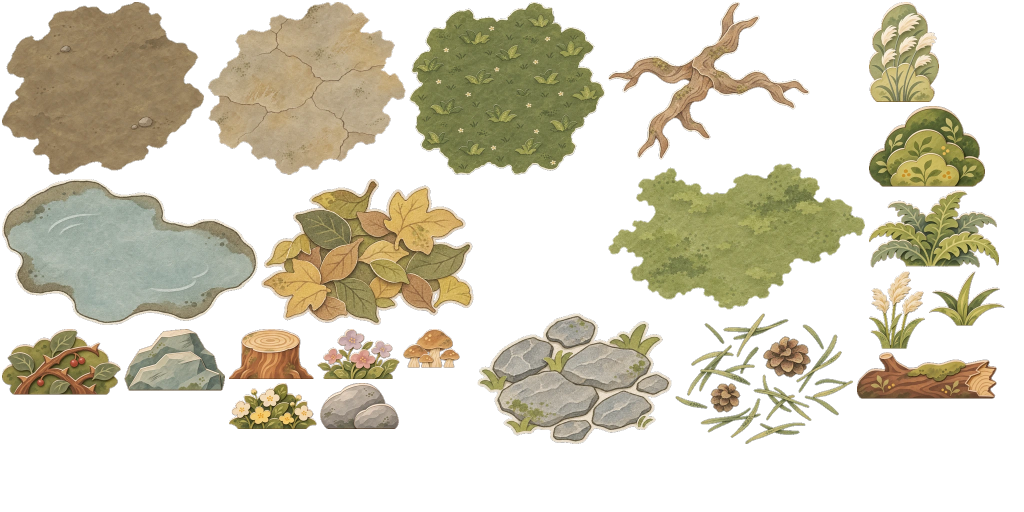
#> input picture content/base/art/region/region-detail.webp, 2048 x 1024 px (shown at 1/2 size); its folder holds only this picture in this run
$ python check_tile.py ../../content/base/art/region/region-detail.webp
#> lines starting #> are read from the running program, lines starting #| are printed output that depends on the picture
### tools/art/artlib.py
"""美术后处理工具链的共用函数（M3-WO3 §6）。

读写、颜色换算（sRGB / OKLab / OKLCh）、品红抠像、形态学、按距离场羽化、边缘颜色外扩、
预乘缩放、平铺接缝度量、清单读取、统一的报错格式。只依赖 numpy 与 Pillow。

约定：图像在内存里一律是 float32、形状 (H, W, C)、取值 0–1、直通（非预乘）alpha。
"""
from __future__ import annotations

import json
import sys
from pathlib import Path
from typing import Iterable

import numpy as np
from PIL import Image

ROOT = Path(__file__).resolve().parents[2]
DEFAULT_LIST = ROOT / "tools" / "art" / "region-assets.json"
RAW_DIR = ROOT / "art" / "region" / "raw"
WORK_DIR = ROOT / "art" / "region" / "work"
ART_ROOT = ROOT / "content" / "base" / "art"
IMG_EXTS = (".png", ".webp", ".jpg", ".jpeg")

# 后处理的硬性下限（与 M3-WO1 §2.6 一致）
MIN_FEATHER = 2.0
MIN_PADDING = 4


# ── 报错 ────────────────────────────────────────────────────────────────────

class Report:
    """收集每张图的问题；错误令退出码为 1，警告只打印。"""

    def __init__(self) -> None:
        self.items: list[tuple[str, str, str, str]] = []   # (级别, 文件, 规则, 说明)

    def error(self, file: str, rule: str, msg: str) -> None:
        self.items.append(("错误", file, rule, msg))

    def warn(self, file: str, rule: str, msg: str) -> None:
        self.items.append(("警告", file, rule, msg))

    def info(self, file: str, rule: str, msg: str) -> None:
        self.items.append(("信息", file, rule, msg))

    @property
    def errors(self) -> list[tuple[str, str, str, str]]:
        return [i for i in self.items if i[0] == "错误"]

    @property
    def ok(self) -> bool:
        return not self.errors

    def has(self, file: str, rule: str, level: str = "错误") -> bool:
        return any(i[0] == level and i[1] == file and i[2] == rule for i in self.items)

    def print(self, stream=None, quiet: bool = False) -> None:
        stream = stream or sys.stderr
        for level, file, rule, msg in self.items:
            if quiet and level == "信息":
                continue
            print(f"[{level}] {file}：{rule}——{msg}", file=stream)
        n_e = len(self.errors)
        n_w = sum(1 for i in self.items if i[0] == "警告")
        print(f"共 {n_e} 个错误、{n_w} 个警告", file=stream)

    def exit_code(self) -> int:
        return 0 if self.ok else 1


def rel(p: Path | str) -> str:
    p = Path(p)
    try:
        return str(p.resolve().relative_to(ROOT))
    except ValueError:
        return str(p)


# ── 读写 ────────────────────────────────────────────────────────────────────

def load_rgba(path: Path | str) -> np.ndarray:
    with Image.open(path) as im:
        im.load()
        if im.mode in ("I;16", "I;16B", "I"):
            im = im.point(lambda v: v / 256).convert("L")
        return np.asarray(im.convert("RGBA"), dtype=np.float32) / 255.0


def to_u8(arr: np.ndarray) -> np.ndarray:
    return np.clip(arr * 255.0 + 0.5, 0, 255).astype(np.uint8)


# [36 lines left out: functions save_image, find_image, load_list, write_json, not called in this run]


# ── 颜色 ────────────────────────────────────────────────────────────────────

def srgb_to_linear(c: np.ndarray) -> np.ndarray:
    return np.where(c <= 0.04045, c / 12.92, ((c + 0.055) / 1.055) ** 2.4)


def linear_to_srgb(c: np.ndarray) -> np.ndarray:
    c = np.clip(c, 0, None)
    return np.where(c <= 0.0031308, c * 12.92, 1.055 * np.power(c, 1 / 2.4) - 0.055)


def srgb_to_oklab(rgb: np.ndarray) -> np.ndarray:
    lin = srgb_to_linear(np.asarray(rgb, dtype=np.float64))
    r, g, b = lin[..., 0], lin[..., 1], lin[..., 2]
    l = np.cbrt(0.4122214708 * r + 0.5363325363 * g + 0.0514459929 * b)
    m = np.cbrt(0.2119034982 * r + 0.6806995451 * g + 0.1073969566 * b)
    s = np.cbrt(0.0883024619 * r + 0.2817188376 * g + 0.6299787005 * b)
    return np.stack([
        0.2104542553 * l + 0.7936177850 * m - 0.0040720468 * s,
        1.9779984951 * l - 2.4285922050 * m + 0.4505937099 * s,
        0.0259040371 * l + 0.7827717662 * m - 0.8086757660 * s,
    ], axis=-1)


def mean_oklch(rgb: np.ndarray, weight: np.ndarray | None = None) -> tuple[float, float, float]:
    """在 OKLab 里求平均，再换成 (L, C, h°)。weight 一般传 alpha。"""
    lab = srgb_to_oklab(rgb).reshape(-1, 3)
    if weight is not None:
        w = weight.reshape(-1).astype(np.float64)
        if w.sum() <= 0:
            return 0.0, 0.0, 0.0
        m = (lab * w[:, None]).sum(0) / w.sum()
    else:
        m = lab.mean(0)
    c = float(np.hypot(m[1], m[2]))
    h = float(np.degrees(np.arctan2(m[2], m[1])) % 360)
    return float(m[0]), c, h


def luminance(rgb: np.ndarray) -> np.ndarray:
    return rgb[..., 0] * 0.2126 + rgb[..., 1] * 0.7152 + rgb[..., 2] * 0.0722


# ── 形态学（布尔掩膜）────────────────────────────────────────────────────────

_N4 = ((-1, 0), (1, 0), (0, -1), (0, 1))
_N8 = _N4 + ((-1, -1), (-1, 1), (1, -1), (1, 1))


# [40 lines left out: functions shift, erode, dilate, label_components, not called in this run]


# ── 抠像 ────────────────────────────────────────────────────────────────────

MAGENTA = np.array([1.0, 0.0, 1.0], dtype=np.float32)


def border_ring(a: np.ndarray, width: int = 4) -> np.ndarray:
    return np.concatenate([a[:width].reshape(-1, *a.shape[2:]), a[-width:].reshape(-1, *a.shape[2:]),
                           a[:, :width].reshape(-1, *a.shape[2:]), a[:, -width:].reshape(-1, *a.shape[2:])])


# [173 lines left out: functions detect_background, key_magenta, signed_distance_band, feather_alpha, measure_feather, bleed and 4 more, not called in this run]


# ── 平铺度量 ────────────────────────────────────────────────────────────────

def seam_stats(img: np.ndarray, axis: str = "x", segments: int = 8, near: int = 8) -> dict[str, float]:
    """把图错位半幅拼接时，原来的边缘在中间相接；度量这条接缝两侧相邻像素的差，与图内部相邻像素差之比。

    axis='x' 查左右拼接（竖向接缝），'y' 查上下拼接。直接比较第一列与最后一列，等价于错位半幅后看中缝。
    参照值取「靠近两条边的 near 列内部的相邻差」（同一位置的局部细节量），并以全图平均相邻差的一半兜底，
    这样陡而连续的轮廓穿过接缝不会被误判，真正的断层仍然突出。
    返回 {'ratio': 整条缝的比值, 'segment': 分 segments 段后各段比值的最大值}。可平铺的图两者都接近 1。
    """
    a = img if axis == "x" else np.swapaxes(img, 0, 1)
    if a.ndim == 2:
        a = a[..., None]
    interior = np.abs(np.diff(a, axis=1)).sum(-1)             # (H, W-1)
    local = np.concatenate([interior[:, :near], interior[:, -near:]], axis=1).mean(1)   # (H,)
    seam = np.abs(a[:, 0] - a[:, -1]).sum(-1)                  # (H,)
    floor = max(0.5 * float(interior.mean()), 1e-4)
    ratio = float(seam.mean() / max(float(local.mean()), floor))
    seg_max = 0.0
    for idx in np.array_split(np.arange(a.shape[0]), segments):
        if len(idx) == 0:
            continue
        seg_max = max(seg_max, float(seam[idx].mean() / max(float(local[idx].mean()), floor)))
    return {"ratio": ratio, "segment": seg_max}


# [16 lines left out: function heal_tile, not called in this run]

### tools/art/check_tile.py
#!/usr/bin/env python3
"""平铺检查（M3-WO3 §6.3）：底纸、迷雾、道路条等需要无缝平铺的图。

度量：把图错位半幅拼接后，原来的边缘在中间相接；比较这条接缝两侧相邻像素的差与图内部相邻像素差的平均值。
可平铺的图比值接近 1；整条缝的比值 > --max-ratio 或任意一段 > --max-segment 即报错。
顺带输出平均色的 OKLCh；底纸彩度 C > --max-chroma 给警告（底纸要低饱和，季节染色叠在上面）。
另查明暗渐变与暗角（底纸要求无方向光，游戏会旋转它）。

用法：
    python3 tools/art/check_tile.py art/region/raw/terrain.ground.*.png
    python3 tools/art/check_tile.py --strip art/region/raw/region.road.png      # 只查左右拼接
    python3 tools/art/check_tile.py --preview /tmp/tiles art/region/raw/terrain.ground.lake.png   # 另存 3×3 平铺图与 64px 缩略图供目视
"""
from __future__ import annotations

import argparse
import sys
from pathlib import Path

import numpy as np

import artlib as al


def check(img: np.ndarray, name: str, rep: al.Report, *, strip: bool = False, max_ratio: float = 1.6,
          max_segment: float = 2.6, max_chroma: float | None = 0.10, max_gradient: float = 0.05) -> dict:
    """检查一张图，返回度量值；问题写进 rep。"""
    has_alpha = img.shape[2] == 4 and img[..., 3].min() < 0.99
    if has_alpha:
        a = img[..., 3:4]
        data = np.concatenate([img[..., :3] * a, a], axis=-1)     # 预乘后比较，透明区的颜色不算数
    else:
        data = img[..., :3]
    res: dict = {}
    for axis in (("x",) if strip else ("x", "y")):
        s = al.seam_stats(data, axis)
        res[axis] = s
        where = "左右" if axis == "x" else "上下"
        if s["ratio"] > max_ratio or s["segment"] > max_segment:
            rep.error(name, f"{where}平铺", f"接缝差 / 内部差 = {s['ratio']:.2f}（上限 {max_ratio}），"
                                         f"最差一段 {s['segment']:.2f}（上限 {max_segment}）；{where}两边拼起来会看到缝")
        else:
            rep.info(name, f"{where}平铺", f"接缝比 {s['ratio']:.2f}，最差一段 {s['segment']:.2f}")

    w = img[..., 3] if has_alpha else None
    L, C, h = al.mean_oklch(img[..., :3], w)
    res["oklch"] = (L, C, h)
    rep.info(name, "平均色", f"OKLCh L={L:.3f} C={C:.3f} h={h:.0f}°")
    if max_chroma is not None and C > max_chroma:
        rep.warn(name, "彩度", f"平均色彩度 C={C:.3f} > {max_chroma}；底纸应低饱和，季节色由运行时染色叠加")

    if not strip and not has_alpha:
        lab_L = al.srgb_to_oklab(img[..., :3])[..., 0]
        H, W = lab_L.shape
        lr = abs(lab_L[:, : W // 2].mean() - lab_L[:, W // 2:].mean())
        tb = abs(lab_L[: H // 2].mean() - lab_L[H // 2:].mean())
        ring = np.ones_like(lab_L, dtype=bool)
        ry, rx = H // 8, W // 8
        ring[ry:-ry, rx:-rx] = False
        vig = lab_L[~ring].mean() - lab_L[ring].mean()
        res["gradient"] = (lr, tb, vig)
        if max(lr, tb) > max_gradient:
            rep.warn(name, "明暗渐变", f"左右 / 上下两半的明度差 {lr:.3f} / {tb:.3f}（> {max_gradient}），疑似方向光或渐变；旋转使用时会穿帮")
        if vig > max_gradient:
            rep.warn(name, "暗角", f"中心比四周亮 {vig:.3f}，疑似暗角")
    return res


# [7 lines left out: function preview, not called in this run]


def main(argv: list[str] | None = None) -> int:
    ap = argparse.ArgumentParser(description=__doc__, formatter_class=argparse.RawDescriptionHelpFormatter)
    ap.add_argument("inputs", nargs="+", type=Path, help="图片文件或目录")
    ap.add_argument("--strip", action="store_true", help="横向长条：只查左右拼接，不查上下、不查渐变")
    ap.add_argument("--max-ratio", type=float, default=1.6, help="整条接缝的比值上限（默认 1.6）")
    ap.add_argument("--max-segment", type=float, default=2.6, help="接缝分 8 段后任一段的比值上限（默认 2.6）")
    ap.add_argument("--max-chroma", type=float, default=0.10, help="平均色彩度上限，超过给警告（默认 0.10）")
    ap.add_argument("--no-chroma", action="store_true", help="不查彩度（道路、遮罩等）")
    ap.add_argument("--max-gradient", type=float, default=0.05, help="明暗渐变 / 暗角的明度差上限（默认 0.05）")
    ap.add_argument("--preview", type=Path, help="把 3×3 平铺图与 64px 缩略图写到这个目录，供目视")
    ap.add_argument("--quiet", action="store_true", help="不打印「信息」级条目")
    args = ap.parse_args(argv)

    files: list[Path] = []
    for p in args.inputs:
        files += sorted(f for f in p.iterdir() if f.suffix.lower() in al.IMG_EXTS) if p.is_dir() else [p]
    rep = al.Report()
    for f in files:
        name = al.rel(f)
        if not f.exists():
            rep.error(name, "缺图", "文件不存在")
            continue
        img = al.load_rgba(f)
#> in load_rgba, im is the input picture: PIL image 2048x1024 RGBA; mean R, G, B, A 120.2, 111.2, 82.4, 105.3
        check(img, name, rep, strip=args.strip, max_ratio=args.max_ratio, max_segment=args.max_segment,
              max_chroma=None if args.no_chroma else args.max_chroma, max_gradient=args.max_gradient)
#> in check, `has_alpha = img.shape[2] == 4 and img[..., 3].min() < 0.99`: has_alpha = True
#> the loop in check, `for axis in (("x",) if strip else ("x", "y")):` made 2 passes
#> (floor in seam_stats, ratio in seam_stats, s) on passes 1 to 2: (0.0278, 0, {'ratio': 0, 'segment': 0}), (0.0348, 0, {'ratio': 0, 'segment': 0})
#> pass 1, in seam_stats, `interior = np.abs(np.diff(a, axis=1)).sum(-1)`:
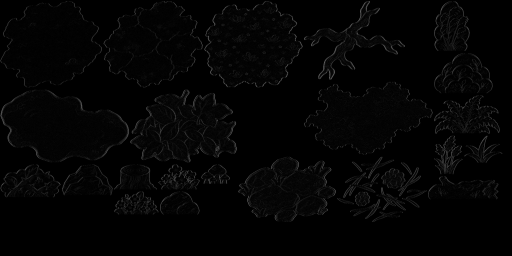
#> interior: shape (1024, 2047) float32 (shown at 1/4 size); min 0, max 3.58, mean 0.0556; drawn with min black and max white
#> pass 2, in seam_stats (call 2), `interior = np.abs(np.diff(a, axis=1)).sum(-1)`:
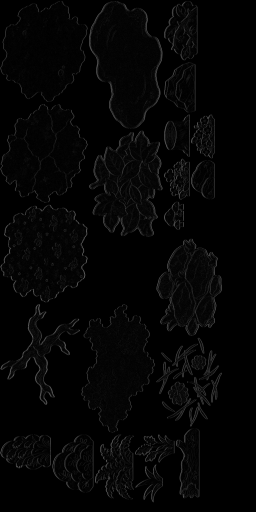
#> interior: shape (2048, 1023) float32 (shown at 1/4 size); min 0, max 3.66, mean 0.0695; drawn with min black and max white
#> after the loop in check, `for axis in (("x",) if strip else ("x", "y")):`: res = 2 items
#> in srgb_to_oklab, `r, g, b = lin[..., 0], lin[..., 1], lin[..., 2]`:
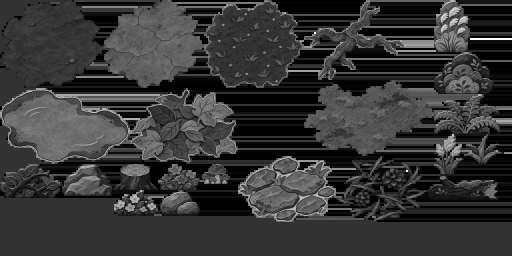
#> g: shape (1024, 2048) float64 (shown at 1/4 size); min 0, max 1, mean 0.215
#> in srgb_to_oklab, `r, g, b = lin[..., 0], lin[..., 1], lin[..., 2]`:
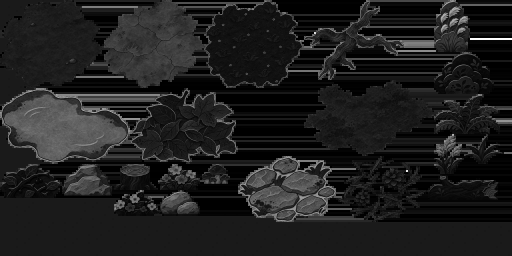
#> b: shape (1024, 2048) float64 (shown at 1/4 size); min 0, max 1, mean 0.122
#> in srgb_to_oklab, `s = np.cbrt(0.0883024619 * r + 0.2817188376 * g + 0.6299787005 * b)`:
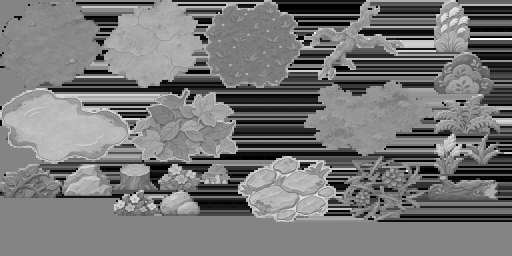
#> s: shape (1024, 2048) float64 (shown at 1/4 size); min 0, max 1, mean 0.471
#> in srgb_to_oklab, `return np.stack([ 0.2104542553 * l + 0.7936177850 * m - 0.0040720468 *..`:
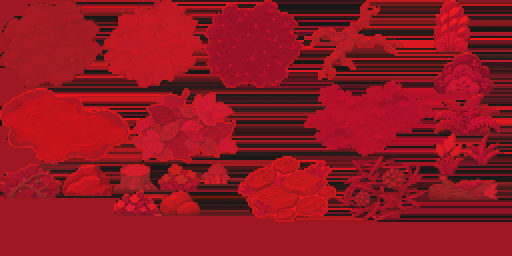
#> returned value: shape (1024, 2048, 3) float64 (shown at 1/4 size); mean of channels 0, 1, 2 0.525, -0.00116, 0.0424; drawn with min black and max white
#> in mean_oklch, `lab = srgb_to_oklab(rgb).reshape(-1, 3)`:
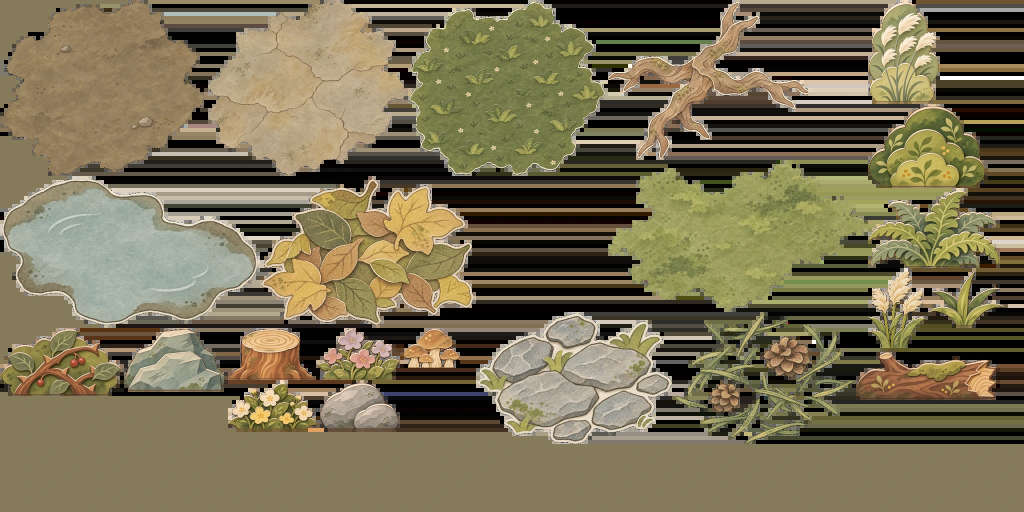
#> rgb: shape (1024, 2048, 3) float32 (shown at 1/2 size); mean of channels 0, 1, 2 0.468, 0.438, 0.327; drawn as R, G, B
#> in mean_oklch, `m = (lab * w[:, None]).sum(0) / w.sum()`: m = [0.665, -0.00456, 0.0572]
#> in mean_oklch, `c = float(np.hypot(m[1], m[2]))`: c = 0.0574
#> in mean_oklch, `h = float(np.degrees(np.arctan2(m[2], m[1])) % 360)`: h = 94.56
#> in check, `L, C, h = al.mean_oklch(img[..., :3], w)`: L = 0.665; C = 0.0574; h = 94.56
        if args.preview:
            preview(img, args.preview, f.stem, args.strip)
    rep.print(quiet=args.quiet)
    return rep.exit_code()


if __name__ == "__main__":
    sys.exit(main())
#> (the program exits here)
